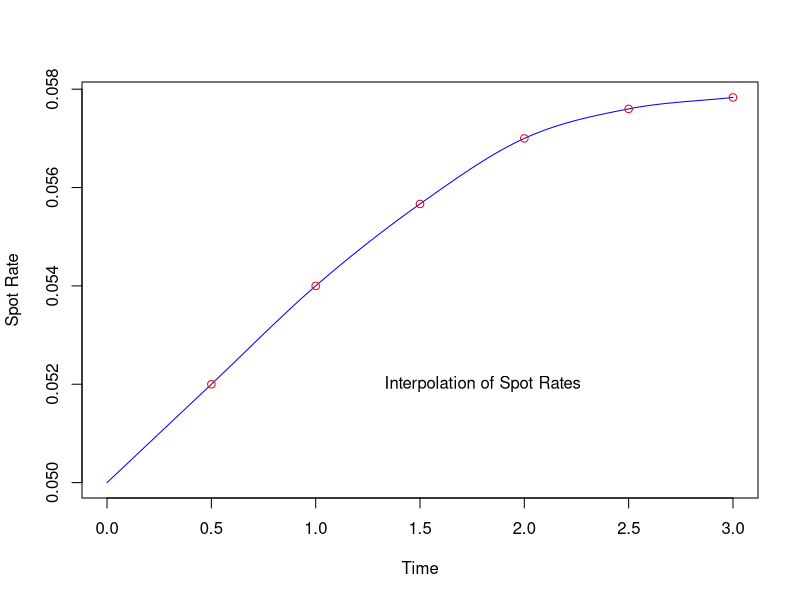

Recreate this plot in R.
N <- 6
Tms <- seq(0.5, 3, by = 0.5)
Frd <- c(0.052, 0.056, 0.059, 0.061, 0.06, 0.059)
dT <- 0.5
P <- function(i) {
  sum <- 0
  for (j in 1:i) sum <- sum + dT * Frd[j]
  return(exp(-sum))
}
indices <- 1:N
Pdata <- sapply(indices, P)
Pdata
R <- function(t, T, P) {
  -log(P)/(T - t)
}
Rdata <- array(0, N)
for (j in 1:N) Rdata[j] <- R(0, Tms[j], Pdata[j])
Rdata

csR <- splinefun(Tms, Rdata, method = "monoH.FC")
curve(csR(x, deriv = 0), 0, 3, col = "blue", ylab = "Spot Rate", xlab = "Time")
points(Tms, Rdata, col = "red", cex = 1)
text(1.8, 0.052, labels = "Interpolation of Spot Rates")
